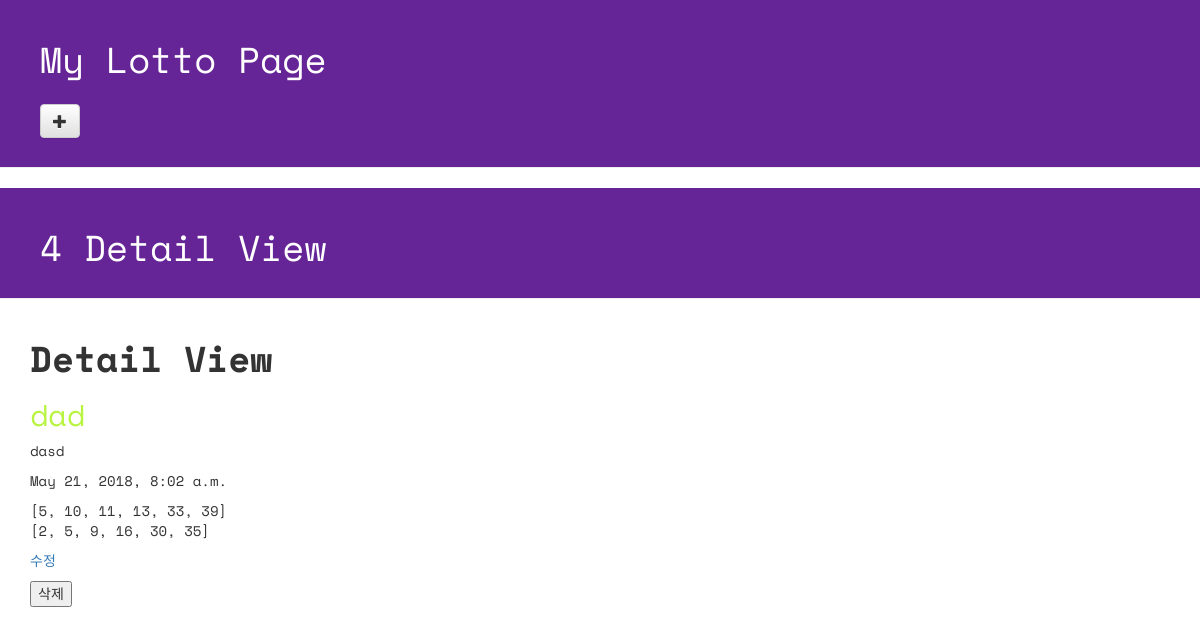
The page /lotto/detail/4/ on the database its author committed.
### lotto/models.py (models this page shows, shortened)
class GuessNumber(models.Model):
    name = models.CharField(max_length=24)
    text = models.CharField(max_length=255)
    lottos = models.CharField(max_length=255,
                              default='[1,2,3,4,5,6]')
    num_lotto = models.CharField(max_length=1)
    update_date = models.DateTimeField()

### lotto/views.py (the view)
# urls.py: url(r'^detail/(?P<subject_id>[0-9]+)/$', intro_view.detail, name='detail'),
def detail(request, pk):
    lotto = GuessNumber.objects.get(pk=pk)
    return render(request, 'lotto/detail.html', {'lotto': lotto})

### lotto/templates/lotto/detail.html (shortened to what this page needs)
<!DOCTYPE html>
{% load staticfiles %}
<html lang="ko">
<head>
  <link rel="stylesheet" href="//maxcdn.bootstrapcdn.com/bootstrap/3.2.0/css/bootstrap.min.css">
  <link rel="stylesheet" href="//maxcdn.bootstrapcdn.com/bootstrap/3.2.0/css/bootstrap-theme.min.css">
  <link rel="stylesheet" href="{% static 'css/lotto.css' %}">
</head>
<body>
  <div class="page-header">
    <h1>My Lotto Page</h1>
    <h2>
      <a href="{% url 'lotto:new' %}">
        <span class="glyphicon glyphicon-plus btn btn-default"></span>
      </a>
    </h2>
  </div>
  <div class="page-header">
      <h1>{{lotto.id}} Detail View</h1>
  </div>
  <div class="container lotto">
      <h1><b>Detail View</b></h1>
      <h2>{{lotto.name}}</h2>
      <p>{{lotto.text}}</p>
      <p>{{lotto.update_date}}</p>
      <p>{{lotto.lottos|linebreaks}}</p>
      <a href="{% url 'lotto:update' pk=lotto.id %}"><p>수정</p></a>
      <form action="{% url 'lotto:delete' pk=lotto.id %}" method="POST">
          <input type="submit" value="삭제">
      </form>
  </div>
</body>
</html>

### lotto/static/css/lotto.css (style rules this page uses)
.page-header { background-color: #652596; margin-top: 0; padding: 20px 20px 20px 40px; font-family: 'Space Mono', monospace; }
.page-header h1 { color: #FFFFFF; }
.container { font-family: 'Space Mono', monospace; }
.container h2 { color: #b9f442; }

### rows shown on the page
GuessNumber: id "4", name "dad", text "dasd", update_date "May 21, 2018, 8:02 a.m.", lottos "[5, 10, 11, 13, 33, 39] [2, 5, 9, 16, 30, 35]"
